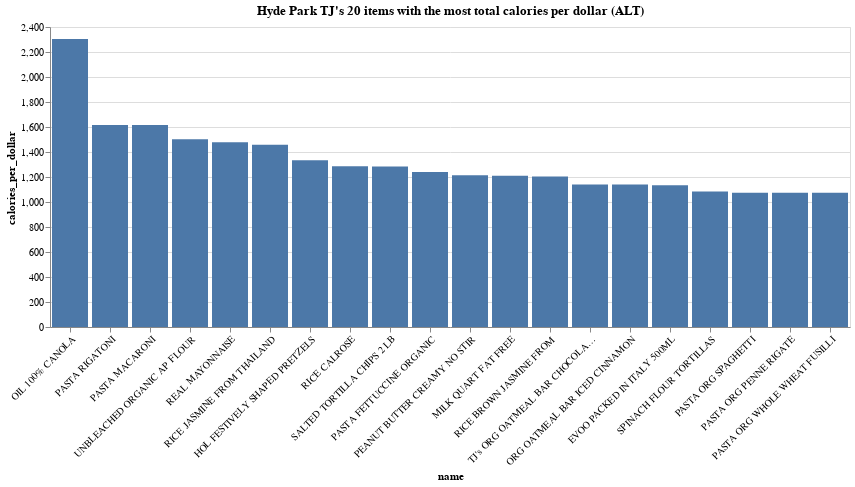

The code cell stored with this chart in its notebook:
### Code cell
# https://github.com/vega/altair/issues/1245
# How to disable automatic alphabetic sorting of x value
alt.Chart(tjhp_clean.sort(by='calories_per_dollar', descending=True).head(20)).mark_bar().encode(
    # x='name',
    x=alt.X('name', type='nominal', sort=None, axis=alt.Axis(labelAngle=-45)),
    y='calories_per_dollar',
    # color=alt.Color('dollars_per_serving').scale(scheme="greens"),
    tooltip=['sku', 'name', 'price_usd', 'calories_per_serving', 'servings_per_container']
).interactive(

).properties(
    title='Hyde Park TJ\'s 20 items with the most total calories per dollar (ALT)',
    width=800,
    height=300
)

### Figure 1 — Vega-Lite specification as saved in the notebook (floating-point values rounded to 4 significant figures)
{"config": {"view": {"continuousWidth": 300, "continuousHeight": 300}}, "data": {"name": "data-97d8ea019bad4334fd43b018816f6bdf"}, "mark": {"type": "bar"}, "encoding": {"tooltip": [{"field": "sku", "type": "quantitative"}, {"field": "name", "type": "nominal"}, {"field": "price_usd", "type": "quantitative"}, {"field": "calories_per_serving", "type": "quantitative"}, {"field": "servings_per_container", "type": "quantitative"}], "x": {"axis": {"labelAngle": -45}, "field": "name", "sort": null, "type": "nominal"}, "y": {"field": "calories_per_dollar", "type": "quantitative"}}, "height": 300, "params": [{"name": "param_17", "select": {"type": "interval", "encodings": ["x", "y"]}, "bind": "scales"}], "title": "Hyde Park TJ's 20 items with the most total calories per dollar (ALT)", "width": 800, "$schema": "https://vega.github.io/schema/vega-lite/v5.20.1.json", "datasets": {"data-97d8ea019bad4334fd43b018816f6bdf": [{"sku": 52029, "name": "OIL 100% CANOLA", "calories_per_dollar": 2304.0, "dollars_per_calorie": 0.0004341, "price_usd": 3.49, "calories_per_container": 8040.0, "calories_per_serving": 120.0, "servings_per_container": 67.0, "dollars_per_serving": 0.05209}, {"sku": 95389, "name": "PASTA RIGATONI", "calories_per_dollar": 1616.0, "dollars_per_calorie": 0.0006188, "price_usd": 0.99, "calories_per_container": 1600.0, "calories_per_serving": 200.0, "servings_per_container": 8.0, "dollars_per_serving": 0.1237}, {"sku": 51153, "name": "PASTA MACARONI", "calories_per_dollar": 1616.0, "dollars_per_calorie": 0.0006188, "price_usd": 0.99, "calories_per_container": 1600.0, "calories_per_serving": 200.0, "servings_per_container": 8.0, "dollars_per_serving": 0.1237}, {"sku": 69793, "name": "UNBLEACHED ORGANIC AP FLOUR", "calories_per_dollar": 1503.0, "dollars_per_calorie": 0.0006655, "price_usd": 5.49, "calories_per_container": 8250.0, "calories_per_serving": 110.0, "servings_per_container": 75.0, "dollars_per_serving": 0.0732}, {"sku": 1482, "name": "REAL MAYONNAISE", "calories_per_dollar": 1479.0, "dollars_per_calorie": 0.0006763, "price_usd": 3.99, "calories_per_container": 5900.0, "calories_per_serving": 100.0, "servings_per_container": 59.0, "dollars_per_serving": 0.06763}, {"sku": 52252, "name": "RICE JASMINE FROM THAILAND", "calories_per_dollar": 1459.0, "dollars_per_calorie": 0.0006854, "price_usd": 3.29, "calories_per_container": 4800.0, "calories_per_serving": 160.0, "servings_per_container": 30.0, "dollars_per_serving": 0.1097}, {"sku": 79176, "name": "HOL FESTIVELY SHAPED PRETZELS", "calories_per_dollar": 1333.0, "dollars_per_calorie": 0.00075, "price_usd": 0.99, "calories_per_container": 1320.0, "calories_per_serving": 120.0, "servings_per_container": 11.0, "dollars_per_serving": 0.09}, {"sku": 70185, "name": "RICE CALROSE", "calories_per_dollar": 1285.0, "dollars_per_calorie": 0.0007781, "price_usd": 2.49, "calories_per_container": 3200.0, "calories_per_serving": 160.0, "servings_per_container": 20.0, "dollars_per_serving": 0.1245}, {"sku": 38985, "name": "SALTED TORTILLA CHIPS 2 LB", "calories_per_dollar": 1284.0, "dollars_per_calorie": 0.000779, "price_usd": 3.49, "calories_per_container": 4480.0, "calories_per_serving": 140.0, "servings_per_container": 32.0, "dollars_per_serving": 0.1091}, {"sku": 65544, "name": "PASTA FETTUCCINE ORGANIC", "calories_per_dollar": 1240.0, "dollars_per_calorie": 0.0008063, "price_usd": 1.29, "calories_per_container": 1600.0, "calories_per_serving": 200.0, "servings_per_container": 8.0, "dollars_per_serving": 0.1613}, {"sku": 56048, "name": "PEANUT BUTTER CREAMY NO STIR", "calories_per_dollar": 1215.0, "dollars_per_calorie": 0.0008233, "price_usd": 2.19, "calories_per_container": 2660.0, "calories_per_serving": 190.0, "servings_per_container": 14.0, "dollars_per_serving": 0.1564}, {"sku": 6215, "name": "MILK QUART FAT FREE", "calories_per_dollar": 1210.0, "dollars_per_calorie": 0.0008264, "price_usd": 1.19, "calories_per_container": 1440.0, "calories_per_serving": 90.0, "servings_per_container": 16.0, "dollars_per_serving": 0.07437}, {"sku": 52418, "name": "RICE BROWN JASMINE FROM", "calories_per_dollar": 1203.0, "dollars_per_calorie": 0.0008313, "price_usd": 3.99, "calories_per_container": 4800.0, "calories_per_serving": 160.0, "servings_per_container": 30.0, "dollars_per_serving": 0.133}, {"sku": 76084, "name": "TJ's ORG OATMEAL BAR CHOCOLATE CHIP", "calories_per_dollar": 1139.0, "dollars_per_calorie": 0.0008778, "price_usd": 0.79, "calories_per_container": 900.0, "calories_per_serving": 150.0, "servings_per_container": 6.0, "dollars_per_serving": 0.1317}, {"sku": 76082, "name": "ORG OATMEAL BAR ICED CINNAMON", "calories_per_dollar": 1139.0, "dollars_per_calorie": 0.0008778, "price_usd": 0.79, "calories_per_container": 900.0, "calories_per_serving": 150.0, "servings_per_container": 6.0, "dollars_per_serving": 0.1317}, {"sku": 1464, "name": "EVOO PACKED IN ITALY 500ML", "calories_per_dollar": 1135.0, "dollars_per_calorie": 0.0008813, "price_usd": 3.49, "calories_per_container": 3960.0, "calories_per_serving": 120.0, "servings_per_container": 33.0, "dollars_per_serving": 0.1058}, {"sku": 97504, "name": "SPINACH FLOUR TORTILLAS", "calories_per_dollar": 1084.0, "dollars_per_calorie": 0.0009222, "price_usd": 2.49, "calories_per_container": 2700.0, "calories_per_serving": 270.0, "servings_per_container": 10.0, "dollars_per_serving": 0.249}, {"sku": 78011, "name": "PASTA ORG SPAGHETTI", "calories_per_dollar": 1074.0, "dollars_per_calorie": 0.0009312, "price_usd": 1.49, "calories_per_container": 1600.0, "calories_per_serving": 200.0, "servings_per_container": 8.0, "dollars_per_serving": 0.1862}, {"sku": 78009, "name": "PASTA ORG PENNE RIGATE", "calories_per_dollar": 1074.0, "dollars_per_calorie": 0.0009312, "price_usd": 1.49, "calories_per_container": 1600.0, "calories_per_serving": 200.0, "servings_per_container": 8.0, "dollars_per_serving": 0.1862}, {"sku": 32367, "name": "PASTA ORG WHOLE WHEAT FUSILLI", "calories_per_dollar": 1074.0, "dollars_per_calorie": 0.0009312, "price_usd": 1.49, "calories_per_container": 1600.0, "calories_per_serving": 200.0, "servings_per_container": 8.0, "dollars_per_serving": 0.1862}]}}
